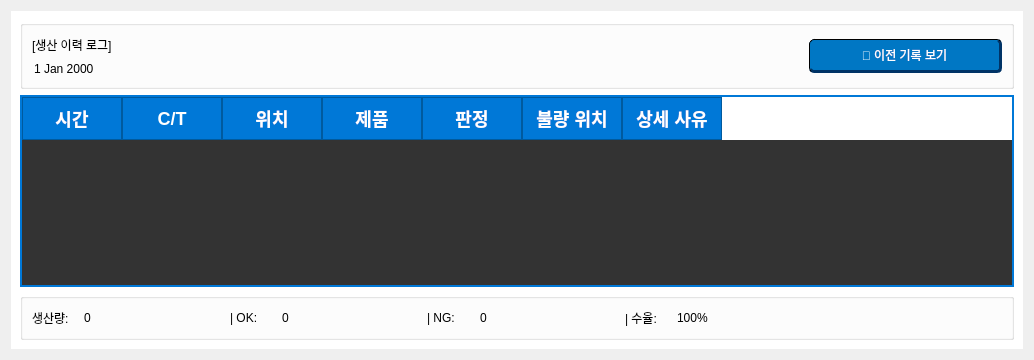
      <widget class="QWidget" name="quality_page">
       <layout class="QGridLayout" name="gridLayout_22">
        <item row="0" column="0">
         <widget class="QWidget" name="widget_6" native="true">
          <property name="sizePolicy">
           <sizepolicy hsizetype="Expanding" vsizetype="Expanding">
            <horstretch>1</horstretch>
            <verstretch>1</verstretch>
           </sizepolicy>
          </property>
          <property name="styleSheet">
           <string notr="true">background-color: rgb(255, 255, 255);</string>
          </property>
          <layout class="QVBoxLayout" name="verticalLayout_5" stretch="2,15,3">
           <item>
            <widget class="QGroupBox" name="groupBox_15">
             <property name="title">
              <string/>
             </property>
             <layout class="QGridLayout" name="gridLayout_23" rowstretch="1,1" columnstretch="1,3,1">
              <item row="0" column="0">
               <widget class="QLabel" name="label_4">
                <property name="sizePolicy">
                 <sizepolicy hsizetype="Expanding" vsizetype="Expanding">
                  <horstretch>0</horstretch>
                  <verstretch>0</verstretch>
                 </sizepolicy>
                </property>
                <property name="styleSheet">
                 <string notr="true">color: rgb(0, 0, 0);
font: bold 18pt &quot;Arial&quot;;
border: none;
background: transparent;</string>
                </property>
                <property name="text">
                 <string>[생산 이력 로그]</string>
                </property>
               </widget>
              </item>
              <item row="0" column="1">
               <spacer name="horizontalSpacer_2">
                <property name="orientation">
                 <enum>Qt::Horizontal</enum>
                </property>
                <property name="sizeHint" stdset="0">
                 <size>
                  <width>794</width>
                  <height>20</height>
                 </size>
                </property>
               </spacer>
              </item>
              <item row="1" column="0">
               <widget class="QDateEdit" name="dateEdit">
                <property name="sizePolicy">
                 <sizepolicy hsizetype="Expanding" vsizetype="Expanding">
                  <horstretch>0</horstretch>
                  <verstretch>0</verstretch>
                 </sizepolicy>
                </property>
                <property name="styleSheet">
                 <string notr="true">color: rgb(0, 0, 0);
font: 14pt &quot;Arial&quot;;
border: none;
background: transparent;</string>
                </property>
                <property name="frame">
                 <bool>false</bool>
                </property>
                <property name="readOnly">
                 <bool>false</bool>
                </property>
                <property name="buttonSymbols">
                 <enum>QAbstractSpinBox::NoButtons</enum>
                </property>
               </widget>
              </item>
              <item row="0" column="2" rowspan="2">
               <widget class="QPushButton" name="quality_log_btn">
                <property name="sizePolicy">
                 <sizepolicy hsizetype="Expanding" vsizetype="Expanding">
                  <horstretch>0</horstretch>
                  <verstretch>0</verstretch>
                 </sizepolicy>
                </property>
                <property name="styleSheet">
                 <string notr="true">#quality_log_btn {
	color: rgb(255, 255, 255);
	background-color: rgb(0, 119, 196);
	font: bold 16pt &quot;Arial&quot;;
	border: 1px solid rgb(0, 0, 0);
	border-radius: 5px;
	border-bottom: 3px solid #003366;
	border-right: 3px solid #003366;
	margin-top: 4px;                 
	margin-bottom: 4px;
}
#quality_log_btn:hover {
	background-color: #006CC1;
	border-radius: 5px;
	border-bottom: 3px solid #003366;
	border-right: 3px solid #003366;
	margin-top: 4px;                 
	margin-bottom: 4px;
}
#quality_log_btn:pressed {
	background-color: #005a9e;
	border-radius: 5px;
	border-bottom: 1px solid #003366;
	border-right: 1px solid #003366;
	margin-top: 6px;
	margin-bottom: 6px;
}</string>
                </property>
                <property name="text">
                 <string>📂 이전 기록 보기</string>
                </property>
               </widget>
              </item>
             </layout>
            </widget>
           </item>
           <item>
            <widget class="QTableWidget" name="history_table">
             <property name="styleSheet">
              <string notr="true">/* 테이블 기본 배경 및 글씨 */
QTableWidget {
    background-color: #333333;
    color: #ffffff;
    font-size: 16px;
    gridline-color: #D0D0D0; /* 표 테두리 선 색상 */
    border: 2px solid #0078D7;
}
/* 헤더(맨 윗줄) 디자인 */
QHeaderView::section {
    background-color: #0078D7; /* 파란색 포인트 */
    color: white;
    font-weight: bold;
    font-size: 18px;
    padding: 5px;
    border: 1px solid #005a9e;
}

/* 선택된 줄(Row) 강조 */
QTableWidget::item:selected {
    background-color: #555555;
    color: #FFD700; /* 선택 시 노란색 글씨로 강조 */
}
QScrollBar:vertical {
	border: none;
	background-color: #efefef; 
	width: 35px;               
	margin: 0px;
}
QScrollBar::handle:vertical {
	background-color: #555555; 
	min-height: 80px; 
	height: 80px;     
    border-radius: 15px;       
    margin: 2px;               
}
QScrollBar::handle:vertical:hover {
	background-color: #0078D7; 
}
QScrollBar::handle:vertical:pressed {
	background-color: #005a9e; 
}
QScrollBar::add-line:vertical, QScrollBar::sub-line:vertical {
    height: 0px;               
	subcontrol-origin: margin;
}
QScrollBar::add-page:vertical, QScrollBar::sub-page:vertical {
	background: none;          
}</string>
             </property>
             <property name="autoScroll">
              <bool>false</bool>
             </property>
             <attribute name="horizontalHeaderShowSortIndicator" stdset="0">
              <bool>true</bool>
             </attribute>
             <attribute name="horizontalHeaderStretchLastSection">
              <bool>false</bool>
             </attribute>
             <column>
              <property name="text">
               <string>시간</string>
              </property>
             </column>
             <column>
              <property name="text">
               <string>C/T</string>
              </property>
             </column>
             <column>
              <property name="text">
               <string>위치</string>
              </property>
             </column>
             <column>
              <property name="text">
               <string>제품</string>
              </property>
             </column>
             <column>
              <property name="text">
               <string>판정</string>
              </property>
             </column>
             <column>
              <property name="text">
               <string>불량 위치</string>
              </property>
             </column>
             <column>
              <property name="text">
               <string>상세 사유</string>
              </property>
             </column>
            </widget>
           </item>
           <item>
            <widget class="QGroupBox" name="groupBox_14">
             <property name="title">
              <string/>
             </property>
             <layout class="QHBoxLayout" name="horizontalLayout" stretch="1,3,1,3,1,3,1,3,4">
              <item>
               <widget class="QLabel" name="label_5">
                <property name="sizePolicy">
                 <sizepolicy hsizetype="Expanding" vsizetype="Expanding">
                  <horstretch>0</horstretch>
                  <verstretch>0</verstretch>
                 </sizepolicy>
                </property>
                <property name="styleSheet">
                 <string notr="true">color: rgb(0, 0, 0);
font: bold 18pt &quot;Arial&quot;;
border: none;
background: transparent;</string>
                </property>
                <property name="text">
                 <string>생산량:</string>
                </property>
               </widget>
              </item>
              <item>
               <widget class="QLabel" name="quantity_label">
                <property name="sizePolicy">
                 <sizepolicy hsizetype="Expanding" vsizetype="Expanding">
                  <horstretch>0</horstretch>
                  <verstretch>0</verstretch>
                 </sizepolicy>
                </property>
                <property name="styleSheet">
                 <string notr="true">color: rgb(0, 0, 0);
font: bold 18pt &quot;Arial&quot;;
border: none;
background: transparent;</string>
                </property>
                <property name="text">
                 <string>0</string>
                </property>
               </widget>
              </item>
              <item>
               <widget class="QLabel" name="label_7">
                <property name="sizePolicy">
                 <sizepolicy hsizetype="Expanding" vsizetype="Expanding">
                  <horstretch>0</horstretch>
                  <verstretch>0</verstretch>
                 </sizepolicy>
                </property>
                <property name="styleSheet">
                 <string notr="true">color: rgb(0, 0, 0);
font: bold 18pt &quot;Arial&quot;;
border: none;
background: transparent;</string>
                </property>
                <property name="text">
                 <string>| OK:</string>
                </property>
               </widget>
              </item>
              <item>
               <widget class="QLabel" name="ok_label">
                <property name="sizePolicy">
                 <sizepolicy hsizetype="Expanding" vsizetype="Expanding">
                  <horstretch>0</horstretch>
                  <verstretch>0</verstretch>
                 </sizepolicy>
                </property>
                <property name="styleSheet">
                 <string notr="true">color: rgb(0, 0, 0);
font: bold 18pt &quot;Arial&quot;;
border: none;
background: transparent;</string>
                </property>
                <property name="text">
                 <string>0</string>
                </property>
               </widget>
              </item>
              <item>
               <widget class="QLabel" name="label_9">
                <property name="sizePolicy">
                 <sizepolicy hsizetype="Expanding" vsizetype="Expanding">
                  <horstretch>0</horstretch>
                  <verstretch>0</verstretch>
                 </sizepolicy>
                </property>
                <property name="styleSheet">
                 <string notr="true">color: rgb(0, 0, 0);
font: bold 18pt &quot;Arial&quot;;
border: none;
background: transparent;</string>
                </property>
                <property name="text">
                 <string>| NG:</string>
                </property>
               </widget>
              </item>
              <item>
               <widget class="QLabel" name="ng_label">
                <property name="sizePolicy">
                 <sizepolicy hsizetype="Expanding" vsizetype="Expanding">
                  <horstretch>0</horstretch>
                  <verstretch>0</verstretch>
                 </sizepolicy>
                </property>
                <property name="styleSheet">
                 <string notr="true">color: rgb(0, 0, 0);
font: bold 18pt &quot;Arial&quot;;
border: none;
background: transparent;</string>
                </property>
                <property name="text">
                 <string>0</string>
                </property>
               </widget>
              </item>
              <item>
               <widget class="QLabel" name="label_11">
                <property name="sizePolicy">
                 <sizepolicy hsizetype="Expanding" vsizetype="Expanding">
                  <horstretch>0</horstretch>
                  <verstretch>0</verstretch>
                 </sizepolicy>
                </property>
                <property name="styleSheet">
                 <string notr="true">color: rgb(0, 0, 0);
font: bold 18pt &quot;Arial&quot;;
border: none;
background: transparent;</string>
                </property>
                <property name="text">
                 <string>| 수율:</string>
                </property>
               </widget>
              </item>
              <item>
               <widget class="QLabel" name="yield_label">
                <property name="sizePolicy">
                 <sizepolicy hsizetype="Expanding" vsizetype="Expanding">
                  <horstretch>0</horstretch>
                  <verstretch>0</verstretch>
                 </sizepolicy>
                </property>
                <property name="styleSheet">
                 <string notr="true">color: rgb(0, 0, 0);
font: bold 18pt &quot;Arial&quot;;
border: none;
background: transparent;</string>
                </property>
                <property name="text">
                 <string>100%</string>
                </property>
               </widget>
              </item>
              <item>
               <spacer name="horizontalSpacer_3">
                <property name="orientation">
                 <enum>Qt::Horizontal</enum>
                </property>
                <property name="sizeHint" stdset="0">
                 <size>
                  <width>40</width>
                  <height>20</height>
                 </size>
                </property>
               </spacer>
              </item>
             </layout>
            </widget>
           </item>
          </layout>
         </widget>
        </item>
       </layout>
      </widget>
